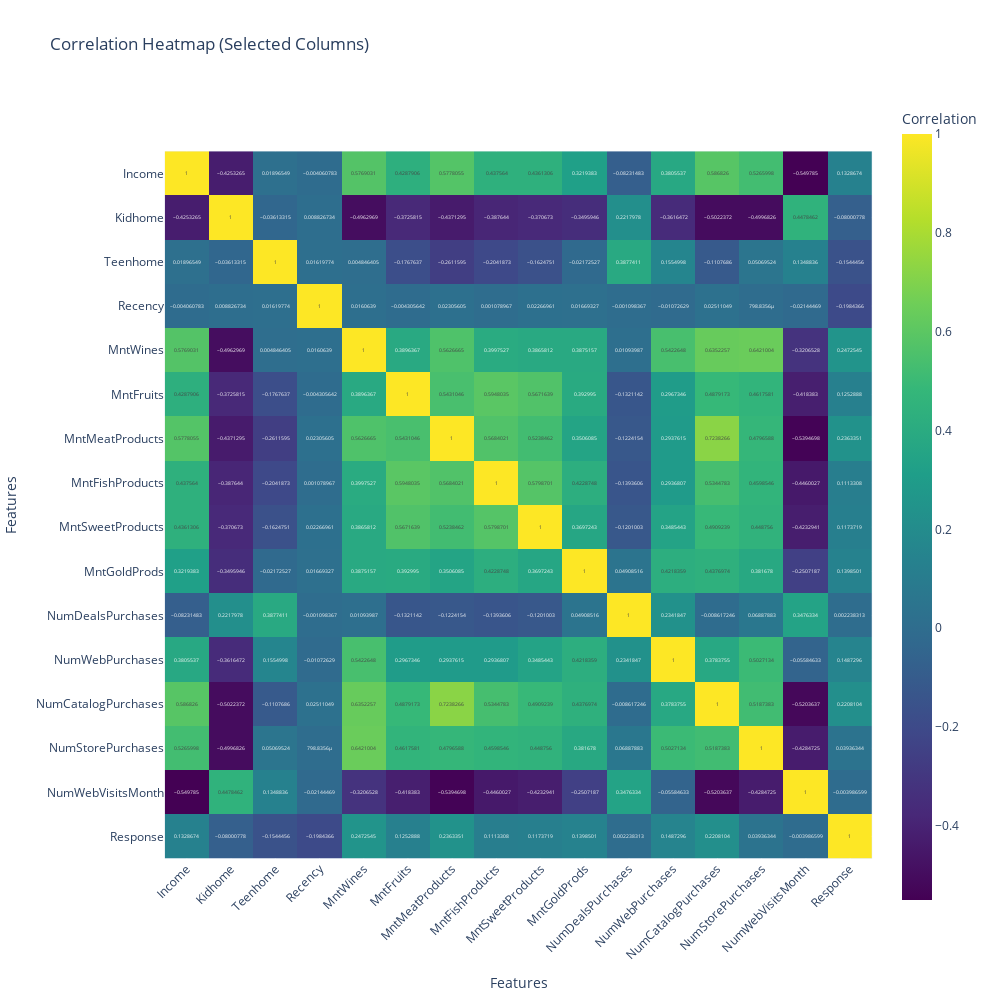

Here is the notebook cell this chart was saved with:
### Code cell
# Create an interactive heatmap using Plotly
fig = px.imshow(
    corr,
    text_auto=True,  # Automatically display correlation values
    color_continuous_scale='viridis',  # Use the 'viridis' color scale
    labels=dict(x="Features", y="Features", color="Correlation"),  # Axis labels
    title="Correlation Heatmap (Selected Columns)"  # Title of the plot
)

# Update layout for better readability
fig.update_layout(
     xaxis=dict(tickangle=-45),  # Rotate x-axis labels
    width=1000,  # Increase width
    height=1000  # Increase height
)

# Show the plot
fig.show()

### Figure 1 — Plotly figure (JSON) as saved in the notebook; plotly's stock layout.template omitted (floating-point values rounded to 4 significant figures; data arrays with more than 128 entries replaced by an {"elided": "..."} marker saying what was removed)
{"data": [{"coloraxis": "coloraxis", "hovertemplate": "Features: %{x}<br>Features: %{y}<br>Correlation: %{z}<extra></extra>", "name": "0", "texttemplate": "%{z}", "type": "heatmap", "x": ["Income", "Kidhome", "Teenhome", "Recency", "MntWines", "MntFruits", "MntMeatProducts", "MntFishProducts", "MntSweetProducts", "MntGoldProds", "NumDealsPurchases", "NumWebPurchases", "NumCatalogPurchases", "NumStorePurchases", "NumWebVisitsMonth", "Response"], "xaxis": "x", "y": ["Income", "Kidhome", "Teenhome", "Recency", "MntWines", "MntFruits", "MntMeatProducts", "MntFishProducts", "MntSweetProducts", "MntGoldProds", "NumDealsPurchases", "NumWebPurchases", "NumCatalogPurchases", "NumStorePurchases", "NumWebVisitsMonth", "Response"], "yaxis": "y", "z": {"elided": "16x16 float values"}}], "layout": {"coloraxis": {"colorbar": {"title": {"text": "Correlation"}}, "colorscale": [[0, "#440154"], [0.1111, "#482878"], [0.2222, "#3e4989"], [0.3333, "#31688e"], [0.4444, "#26828e"], [0.5556, "#1f9e89"], [0.6667, "#35b779"], [0.7778, "#6ece58"], [0.8889, "#b5de2b"], [1, "#fde725"]]}, "height": 1000, "title": {"text": "Correlation Heatmap (Selected Columns)"}, "width": 1000, "xaxis": {"anchor": "y", "autorange": true, "constrain": "domain", "domain": [0, 1], "range": [-0.5, 15.5], "scaleanchor": "y", "tickangle": -45, "title": {"text": "Features"}, "type": "category"}, "yaxis": {"anchor": "x", "autorange": true, "constrain": "domain", "domain": [0.06328, 0.9367], "range": [15.5, -0.5], "title": {"text": "Features"}, "type": "category"}}}
